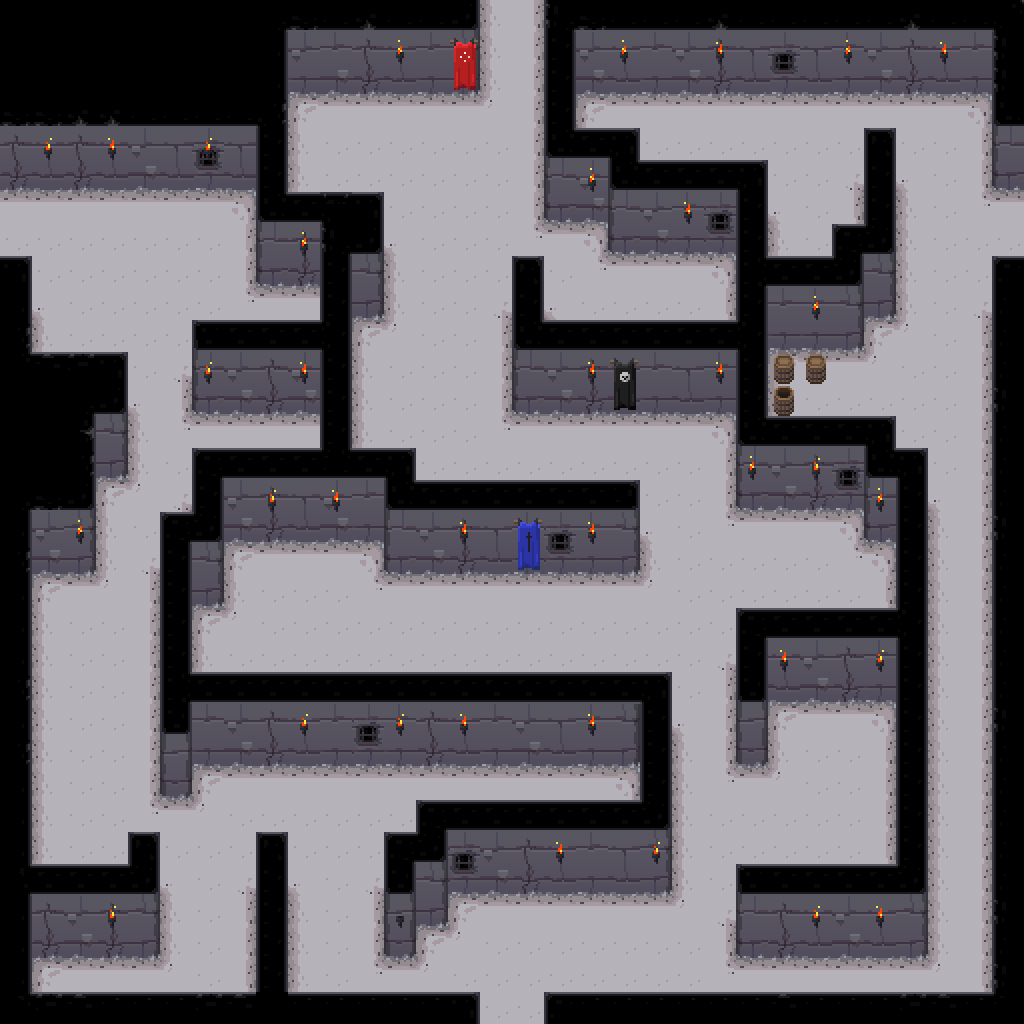

Rendered tile map (Tiled .tmx) drawn with the repository's tilesets; below, a short description and the map source with its tile grids summarised:
An orthogonal 32x32 tile map with 32x32 px tiles, 4 tile layers (ground, walls, objects, tops) and 84 objects (34x light, 3x zombie).

<map version="1.0" orientation="orthogonal" renderorder="right-down" width="32" height="32" tilewidth="32" tileheight="32" nextobjectid="85">
 <tileset firstgid="1" name="dungeon tileset calciumtrice" tilewidth="32" tileheight="32" tilecount="750">
  <image source="../textures/spritesheets/dungeon tileset calciumtrice.png" width="960" height="808" />
 </tileset>
 <layer name="ground" width="32" height="32">
  <data>[1024 cells, 961 non-empty, 11 distinct tile ids]</data>
 </layer>
 <layer name="walls" width="32" height="32">
  <data>[1024 cells, 232 non-empty, 16 distinct tile ids]</data>
 </layer>
 <layer name="objects" width="32" height="32">
  <data>[1024 cells, 45 non-empty, 12 distinct tile ids]</data>
 </layer>
 <layer name="tops" width="32" height="32">
  <data>[1024 cells, 303 non-empty, 39 distinct tile ids]</data>
 </layer>
 <objectgroup name="colliderWalls">
  <object id="1" x="0" y="0" width="480" height="96" />
  <object id="2" x="544" y="0" width="480" height="96" />
  <object id="3" x="0" y="96" width="288" height="96" />
  <object id="4" x="256" y="192" width="32" height="96" />
  <object id="5" x="288" y="224" width="96" height="64" />
  <object id="6" x="320" y="288" width="64" height="32" />
  <object id="7" x="320" y="320" width="32" height="32" />
  <object id="8" x="192" y="352" width="160" height="64" />
  <object id="9" x="320" y="416" width="32" height="64" />
  <object id="10" x="192" y="480" width="224" height="64" />
  <object id="11" x="416" y="512" width="224" height="64" />
  <object id="12" x="384" y="544" width="32" height="32" />
  <object id="13" x="160" y="544" width="64" height="64" />
  <object id="14" x="160" y="608" width="32" height="96" />
  <object id="15" x="160" y="704" width="480" height="64" />
  <object id="16" x="160" y="768" width="32" height="32" />
  <object id="17" x="416" y="832" width="256" height="64" />
  <object id="18" x="384" y="864" width="32" height="96" />
  <object id="19" x="544" y="96" width="32" height="128" />
  <object id="20" x="576" y="160" width="64" height="64" />
  <object id="21" x="608" y="224" width="160" height="32" />
  <object id="22" x="640" y="192" width="128" height="32" />
  <object id="23" x="736" y="256" width="32" height="256" />
  <object id="24" x="512" y="288" width="32" height="128" />
  <object id="25" x="864" y="160" width="32" height="160" />
  <object id="26" x="832" y="256" width="32" height="96" />
  <object id="27" x="768" y="288" width="64" height="96" />
  <object id="28" x="768" y="384" width="32" height="32" />
  <object id="29" x="864" y="448" width="32" height="96" />
  <object id="30" x="896" y="480" width="32" height="480" />
  <object id="31" x="768" y="448" width="96" height="64" />
  <object id="32" x="736" y="640" width="160" height="64" />
  <object id="33" x="736" y="704" width="32" height="64" />
  <object id="34" x="736" y="896" width="160" height="64" />
  <object id="35" x="0" y="896" width="160" height="64" />
  <object id="36" x="128" y="864" width="32" height="32" />
  <object id="37" x="0" y="960" width="32" height="64" />
  <object id="38" x="256" y="864" width="32" height="160" />
  <object id="39" x="992" y="288" width="32" height="736" />
  <object id="40" x="992" y="96" width="32" height="96" />
  <object id="41" x="0" y="288" width="32" height="512" />
  <object id="42" x="32" y="384" width="64" height="192" />
  <object id="43" x="96" y="384" width="32" height="96" />
  <object id="44" x="544" y="352" width="192" height="64" />
  <object id="45" x="416" y="896" width="32" height="32" />
  <object id="46" x="0" y="800" width="32" height="96" />
  <object id="47" x="640" y="704" width="32" height="128" />
 </objectgroup>
 <objectgroup name="lights">
  <object id="48" name="light" x="608" y="32" width="32" height="32" />
  <object id="49" name="light" x="704" y="32" width="32" height="32" />
  <object id="50" name="light" x="832" y="32" width="32" height="32" />
  <object id="51" name="light" x="928" y="32" width="32" height="32" />
  <object id="52" name="light" x="32" y="128" width="32" height="32" />
  <object id="53" name="light" x="96" y="128" width="32" height="32" />
  <object id="54" name="light" x="192" y="128" width="32" height="32" />
  <object id="55" name="light" x="288" y="224" width="32" height="32" />
  <object id="56" name="light" x="576" y="160" width="32" height="32" />
  <object id="57" name="light" x="672" y="192" width="32" height="32" />
  <object id="58" name="light" x="800" y="288" width="32" height="32" />
  <object id="59" name="light" x="576" y="352" width="32" height="32" />
  <object id="60" name="light" x="704" y="352" width="32" height="32" />
  <object id="61" name="light" x="192" y="352" width="32" height="32" />
  <object id="62" name="light" x="288" y="352" width="32" height="32" />
  <object id="63" name="light" x="64" y="512" width="32" height="32" />
  <object id="64" name="light" x="256" y="480" width="32" height="32" />
  <object id="65" name="light" x="320" y="480" width="32" height="32" />
  <object id="66" name="light" x="448" y="512" width="32" height="32" />
  <object id="67" name="light" x="576" y="512" width="32" height="32" />
  <object id="68" name="light" x="736" y="448" width="32" height="32" />
  <object id="69" name="light" x="800" y="448" width="32" height="32" />
  <object id="70" name="light" x="864" y="480" width="32" height="32" />
  <object id="71" name="light" x="288" y="704" width="32" height="32" />
  <object id="72" name="light" x="384" y="704" width="32" height="32" />
  <object id="73" name="light" x="448" y="704" width="32" height="32" />
  <object id="74" name="light" x="576" y="704" width="32" height="32" />
  <object id="75" name="light" x="768" y="640" width="32" height="32" />
  <object id="76" name="light" x="864" y="640" width="32" height="32" />
  <object id="77" name="light" x="96" y="896" width="32" height="32" />
  <object id="78" name="light" x="544" y="832" width="32" height="32" />
  <object id="79" name="light" x="640" y="832" width="32" height="32" />
  <object id="80" name="light" x="800" y="896" width="32" height="32" />
  <object id="81" name="light" x="864" y="896" width="32" height="32" />
 </objectgroup>
 <objectgroup name="monsters">
  <object id="82" name="zombie" x="352" y="128" width="32" height="32" />
  <object id="83" name="zombie" x="96" y="256" width="32" height="32" />
  <object id="84" name="zombie" x="832" y="768" width="32" height="32" />
 </objectgroup>
</map>
